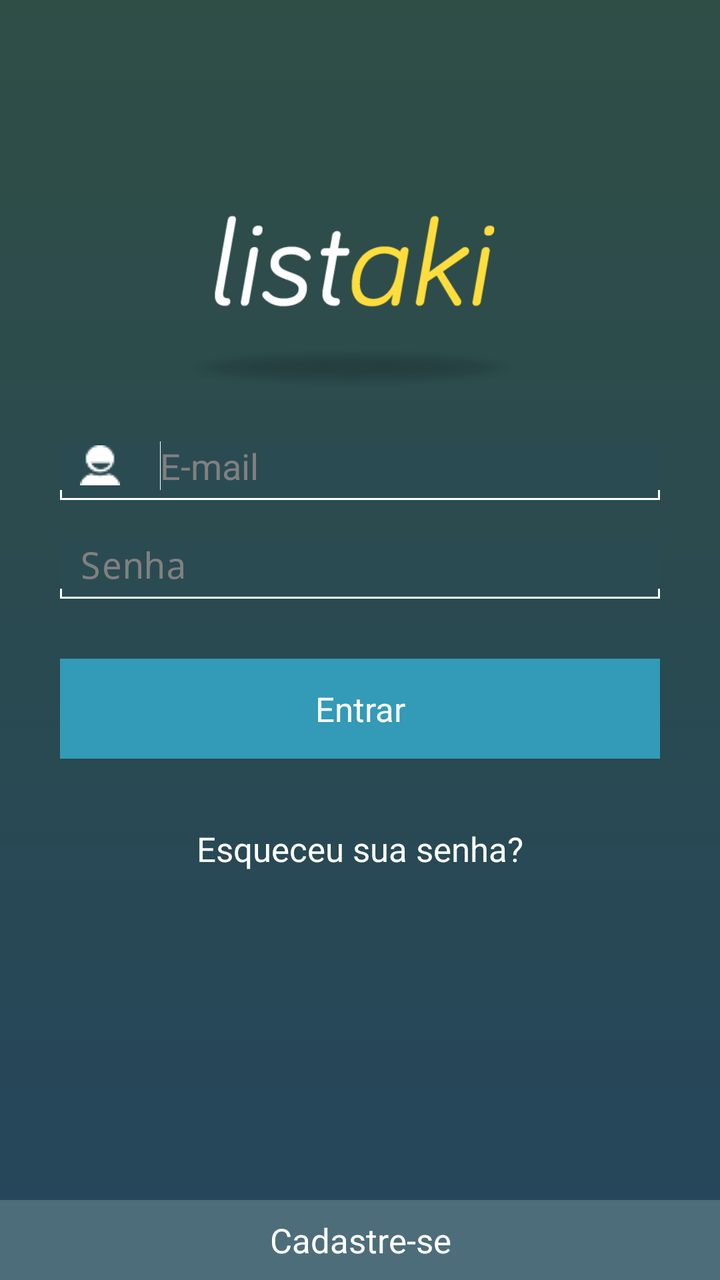
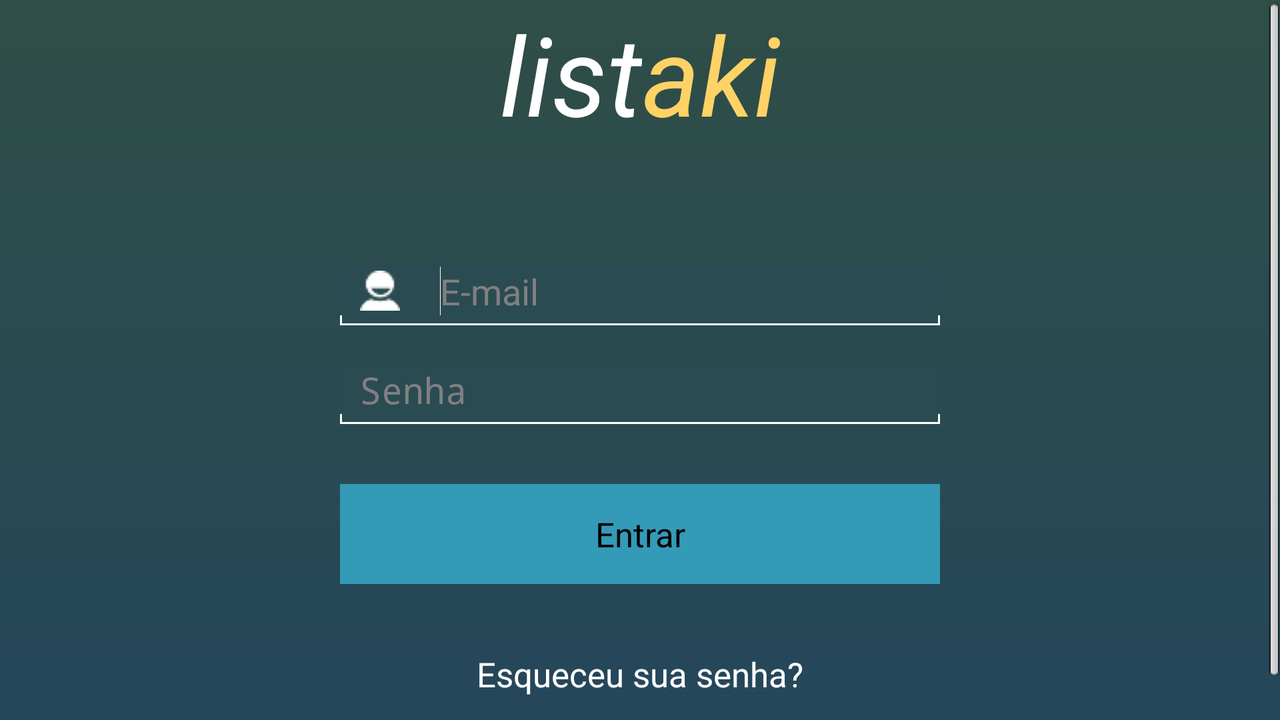

An Android layout and its configuration variant, each rendered on a device that would load it. The default file and the variant file are quoted in full after the pictures.
<!-- AndroidManifest.xml: activity theme android:Theme.NoTitleBar.Fullscreen -->
<!-- res/layout/login_usuario.xml -->
<?xml version="1.0" encoding="utf-8"?>
<ScrollView xmlns:android="http://schemas.android.com/apk/res/android"
    android:id="@+id/svLogin"
    android:layout_width="match_parent"
    android:layout_height="match_parent"
    android:fillViewport="true"
    android:orientation="horizontal" >

    <RelativeLayout
        android:layout_width="wrap_content"
        android:layout_height="wrap_content"
        android:background="@layout/styles_background"
        android:gravity="center_horizontal|center_vertical"
        android:orientation="vertical" >
        <LinearLayout
            android:layout_width="wrap_content"
            android:layout_height="wrap_content"></LinearLayout>
        <ImageView
            android:id="@+id/box_titulo"
            android:layout_width="200dp"
            android:layout_height="100dp"
            android:src="@drawable/marca"
            android:layout_above="@+id/box_login"
            android:layout_centerHorizontal="true" />

        <LinearLayout
            android:id="@+id/box_login"
            android:layout_width="match_parent"
            android:layout_height="wrap_content"
            android:gravity="center_horizontal"
            android:orientation="vertical"
            android:layout_centerVertical="true"
            android:layout_alignParentLeft="true"
            android:layout_alignParentStart="true">

            <EditText
                android:id="@+id/edtEmail"
                android:layout_width="300dp"
                android:layout_height="wrap_content"
                android:layout_marginTop="20dp"
                android:background="@layout/styles_edittext"
                android:drawableLeft="@drawable/ic_usuario"
                android:drawablePadding="20dp"
                android:hint="E-mail"
                android:inputType="textEmailAddress"
                android:paddingBottom="5dp"
                android:paddingLeft="10dp"
                android:paddingRight="10dp"
                android:textColor="@color/branco"
                android:typeface="normal"
                android:focusable="true">

                <requestFocus />
            </EditText>

            <EditText
                android:id="@+id/edtSenha"
                android:layout_width="300dp"
                android:layout_height="wrap_content"
                android:layout_marginTop="20dp"
                android:background="@layout/styles_edittext"
                android:drawableLeft="@drawable/ic_cadeado"
                android:drawablePadding="23dp"
                android:hint="Senha"
                android:inputType="textPassword"
                android:paddingBottom="5dp"
                android:paddingLeft="10dp"
                android:paddingRight="10dp"
                android:textColor="@color/branco"
                android:typeface="normal"
                android:focusable="true"/>

            <Button
                android:id="@+id/btnEntrar"
                android:layout_width="300dp"
                android:layout_height="50dp"
                android:layout_marginTop="30dp"
                android:background="@layout/styles_buttons"
                android:text="Entrar"
                android:textSize="17sp"
                android:textColor="@android:color/white"/>

            <Button
                android:id="@+id/btnEsqueceuSenha"
                android:layout_width="wrap_content"
                android:layout_height="30dp"
                android:layout_marginTop="30dp"
                android:autoLink="web"
                android:background="@android:color/transparent"
                android:text="Esqueceu sua senha?"
                android:textColor="@color/branco"
                android:textSize="17sp" />

            
            


        </LinearLayout>
        <Button
            android:id="@+id/btnCadastrar"
            android:layout_width="match_parent"
            android:layout_height="40dp"
            android:autoLink="web"
            android:background="@layout/styles_buttons2"
            android:text="Cadastre-se"
            android:textSize="17sp"
            android:textColor="@color/branco"
            android:focusable="true"
            android:layout_alignParentBottom="true"
            android:layout_alignParentLeft="true"
            android:layout_alignParentStart="true">
        </Button>


    </RelativeLayout>

</ScrollView>
<!-- res/layout/styles_background.xml (included above) -->
<shape xmlns:android="http://schemas.android.com/apk/res/android"
android:shape="rectangle"
    android:layout_width="wrap_content"
    android:layout_height="wrap_content">
    <gradient
        android:startColor="#2F4E46"
        android:endColor="#25465C"
        android:angle="-270" />
</shape>
<!-- res/layout/styles_edittext.xml (included above) -->
<?xml version="1.0" encoding="utf-8"?>
<layer-list xmlns:android="http://schemas.android.com/apk/res/android" >
  <item>
      <shape >
          <solid android:color="#ffffff" />
      </shape>
  </item>

  
  <item android:bottom="1.0dp"
      android:left="1.0dp"
      android:right="1.0dp">
      <shape >
          <solid android:color="#2B4B52" />
      </shape>
  </item>

  
  <item android:bottom="5.0dp">
      <shape >
          <solid android:color="#2B4B52" />
      </shape>
  </item>
</layer-list>
<!-- res/layout/styles_buttons.xml (included above) -->
<?xml version="1.0" encoding="UTF-8"?>

<shape xmlns:android="http://schemas.android.com/apk/res/android"
    android:layout_width="wrap_content"
    android:layout_height="wrap_content">

    <solid android:color="#339AB8" />

</shape>
<!-- res/layout/styles_buttons2.xml (included above) -->
<?xml version="1.0" encoding="UTF-8"?>

<shape xmlns:android="http://schemas.android.com/apk/res/android" >
    	<solid android:color="#4D6D7B" />
    </shape>
<!-- resources referenced by this layout -->
<resources>
  <color name="branco">#FFFFFF</color>
  <!-- drawable ic_usuario: png bitmap (drawable, 739 bytes) -->
  <!-- drawable marca: png bitmap (drawable, 16791 bytes) -->
</resources>
<!-- res/layout-land/login_usuario.xml (the author's variant of the layout above) -->
<!-- drawn on the phone turned sideways -->
<?xml version="1.0" encoding="utf-8"?>
<ScrollView xmlns:android="http://schemas.android.com/apk/res/android"
    android:id="@+id/svLogin"
    android:layout_width="match_parent"
    android:layout_height="match_parent"
    android:fillViewport="true"
    android:orientation="horizontal" >

    <LinearLayout
        android:layout_width="match_parent"
        android:layout_height="wrap_content"
        android:background="@layout/styles_background"
        android:gravity="center_horizontal|center_vertical"
        android:orientation="vertical" >

        <LinearLayout
            android:id="@+id/box_titulo"
            android:layout_width="match_parent"
            android:layout_height="wrap_content"
            android:gravity="center_horizontal"
            android:orientation="horizontal" >

            <TextView
                android:id="@+id/tvList"
                android:layout_width="wrap_content"
                android:layout_height="wrap_content"
                android:text="@string/lb_DescriptionLogo_List"
                android:textColor="@color/branco"
                android:textSize="55sp"
                android:textStyle="italic" />

            <TextView
                android:id="@+id/tvAki"
                android:layout_width="wrap_content"
                android:layout_height="wrap_content"
                android:text="@string/lb_DescriptionLogo_Aki"
                android:textColor="@color/aki_amarelo"
                android:textSize="55sp"
                android:textStyle="italic" />
        </LinearLayout>

        <LinearLayout
            android:id="@+id/box_login"
            android:layout_width="match_parent"
            android:layout_height="wrap_content"
            android:layout_marginTop="40dp"
            android:gravity="center_horizontal"
            android:orientation="vertical" >

            <EditText
                android:id="@+id/edtEmail"
                android:layout_width="300dp"
                android:layout_height="wrap_content"
                android:layout_marginTop="20dp"
                android:background="@layout/styles_edittext"
                android:drawableLeft="@drawable/ic_usuario"
                android:drawablePadding="20dp"
                android:hint="E-mail"
                android:inputType="textEmailAddress"
                android:paddingBottom="5dp"
                android:paddingLeft="10dp"
                android:paddingRight="10dp"
                android:textColor="@color/branco"
                android:typeface="normal"
                android:focusable="true">

                <requestFocus />
            </EditText>

            <EditText
                android:id="@+id/edtSenha"
                android:layout_width="300dp"
                android:layout_height="wrap_content"
                android:layout_marginTop="20dp"
                android:background="@layout/styles_edittext"
                android:drawableLeft="@drawable/ic_cadeado"
                android:drawablePadding="23dp"
                android:hint="Senha"
                android:inputType="textPassword"
                android:paddingBottom="5dp"
                android:paddingLeft="10dp"
                android:paddingRight="10dp"
                android:textColor="@color/branco"
                android:typeface="normal"
                android:focusable="true"/>

            <Button
                android:id="@+id/btnEntrar"
                android:layout_width="300dp"
                android:layout_height="50dp"
                android:layout_marginTop="30dp"
                android:background="@layout/styles_buttons"
                android:text="Entrar"
                android:textSize="17sp" />

            <Button
                android:id="@+id/btnEsqueceuSenha"
                android:layout_width="wrap_content"
                android:layout_height="30dp"
                android:layout_marginTop="30dp"
                android:autoLink="web"
                android:background="@android:color/transparent"
                android:text="Esqueceu sua senha?"
                android:textColor="@color/branco"
                android:textSize="17sp" />

            
            

            <Button
                android:id="@+id/btnCadastrar"
                android:layout_width="wrap_content"
                android:layout_height="30dp"
                android:autoLink="web"
                android:background="@android:color/transparent"
                android:text="Cadastre-se"
                android:textSize="17sp"
                android:textColor="@color/branco"
                android:focusable="true">
            </Button>
        </LinearLayout>
    </LinearLayout>

</ScrollView>
<!-- resources referenced by the variant -->
<!-- as the phone turned sideways resolves them -->
<resources>
  <color name="aki_amarelo">#FFD266</color>
  <color name="branco">#FFFFFF</color>
  <!-- drawable ic_usuario: png bitmap (drawable, 739 bytes) -->
  <string name="lb_DescriptionLogo_Aki">aki</string>
  <string name="lb_DescriptionLogo_List">list</string>
</resources>
